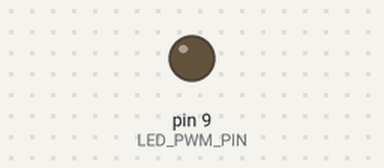
Simulated run of this sketch. Board: Arduino Uno, built with avr-gcc and run on an emulated ATmega328P. Shown: output pins drawn as LEDs (lit = HIGH).

Above: at 0.05 s.
At 1.65 s:
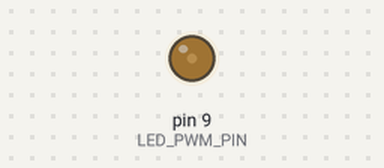
At 2.4 s:
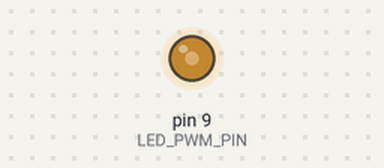
At 3.2 s:
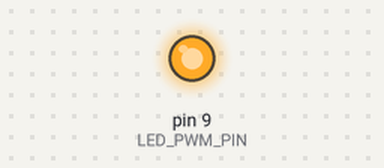
Timing chart, 0 to 7.4 s (numbered marks = the images above):
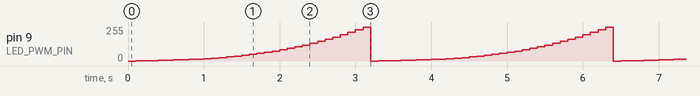

The sketch:

pwm_gamma.ino
```cpp
#define LED_PWM_PIN		(9)


/* 5 to 8 bits gamma correction */
const uint8_t gamma_5_to_8[] = {
	0x00, 0x01, 0x02, 0x03, 0x04, 0x06, 0x08, 0x0A, 0x0C, 0x0E, 0x11, 0x15, 0x1A, 0x1F, 0x25, 0x2B,
	0x32, 0x3A, 0x42, 0x4B, 0x55, 0x60, 0x6C, 0x78, 0x86, 0x94, 0xA3, 0xB4, 0xC5, 0xD7, 0xEB, 0xFF,
};

void setup() {
	pinMode(LED_PWM_PIN, OUTPUT);
}

void loop() {
	for (uint8_t i = 0; i < sizeof(gamma_5_to_8); i++) {
		analogWrite(LED_PWM_PIN, gamma_5_to_8[i]);
		delay(100);
	}
}
```

Measured:
- by itself, pin 9 (LED_PWM_PIN): ramps from 0/255 to 255/255 and jumps back, once every 3.2 s
